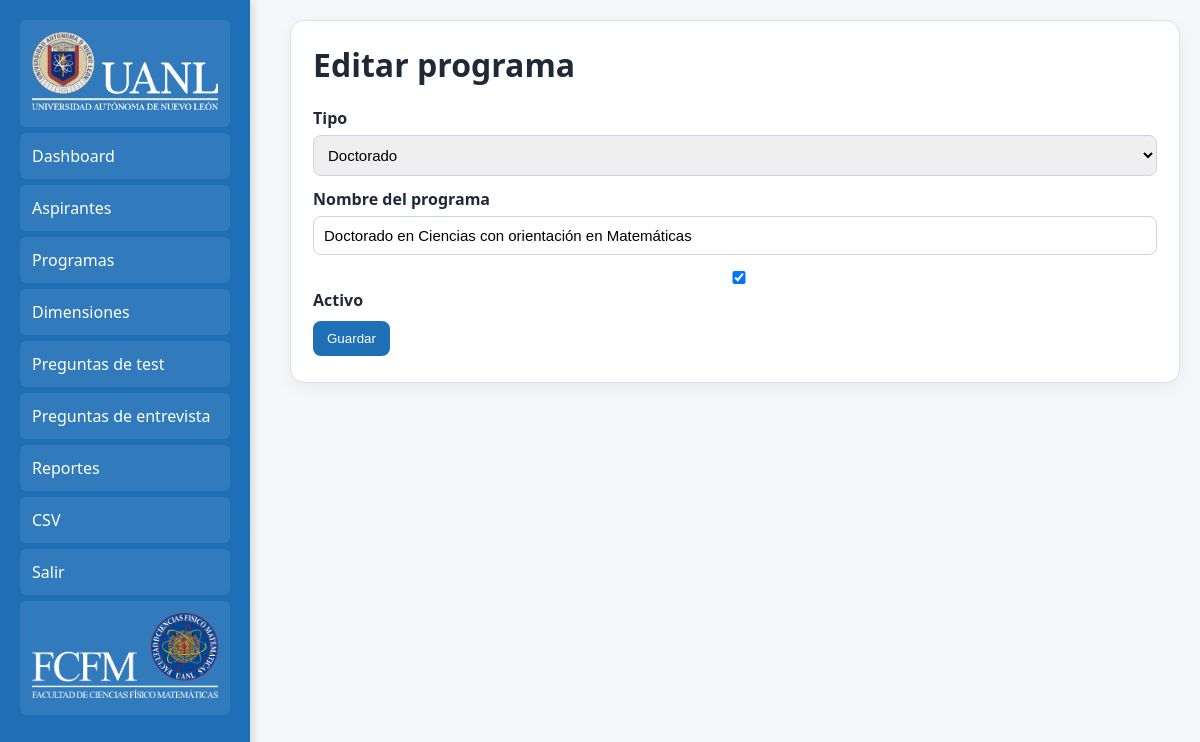
/admin/programa_form.php?id=8 (signed in), run on the app's committed database.
### tables this page shows
CREATE TABLE programas (
 id INT AUTO_INCREMENT PRIMARY KEY,
 nombre VARCHAR(220) NOT NULL UNIQUE,
 tipo ENUM('Maestría','Doctorado') NOT NULL DEFAULT 'Maestría',
 activo TINYINT(1) DEFAULT 1,
 created_at TIMESTAMP DEFAULT CURRENT_TIMESTAMP
);

### includes/functions.php (called while the page is built, shortened)
<?php
function h($s){ return htmlspecialchars((string)$s, ENT_QUOTES, 'UTF-8'); }
?>

### admin/programa_form.php (the view, shortened to what this page needs)
<?php
	require_once __DIR__.'/../includes/db.php';
	require_once __DIR__.'/../includes/functions.php';
	$id = $_GET['id']??null;
	$p=['nombre'=>'','tipo'=>'Maestría','activo'=>1];
	if($id)
		{
			$st = $pdo->prepare('SELECT * FROM programas WHERE id=?');
			$st->execute([$id]);
			$p = $st->fetch();
		}
?>
<!doctype html>
<html lang="es">
	<head>
		<link rel="stylesheet" href="../assets/style.css">
	</head>
	<body>
		<?php
			include '_nav.php';
		?>
		<div class="container">
			<div class="card">
				<h1><?= $id?'Editar':'Nuevo' ?> programa</h1>
				<form method="post">
					<label>Tipo</label>
					<select name="tipo" required>
						<option value="Doctorado" <?=$p['tipo']==='Doctorado'?'selected':''?>>Doctorado</option>
					</select>
					<label>Nombre del programa</label>
					<input name="nombre" value="<?=h($p['nombre'])?>" required>
					<label>
						<input type="checkbox" name="activo" <?=$p['activo']?'checked':''?>> Activo
					</label>
					<button>Guardar</button>
				</form>
			</div>
		</div>
	</body>
</html>

### assets/style.css (style rules this page uses)
:root { --fcfm-blue:#1F6FB6; --fcfm-blue-dark:#154F81; --fcfm-gold:#FFA600; --fcfm-gold-dark:#d98d00; --fcfm-black:#010203; --bg:#F5F7FA; --card:#FFFFFF; --text:#1f2937; --muted:#6b7280; --primary:#0f766e; --danger:#b91c1c; --border:#D7E1EA; }
* { box-sizing:border-box }
body { font-family:Segoe UI, sans-serif; background:#f5f7fb; color:var(--text); margin:0 }
.container { max-width:1100px; margin-left: 270px; padding:20px }
.card { background:var(--card); border-top:4px solid var(--fcfm-gold); border:1px solid var(--border); border-radius:14px; padding:22px; margin-bottom:18px; box-shadow:0 6px 18px #0000000d }
h1,h2,h3 { margin-top:0 }
label { display:block; margin:12px 0 6px; font-weight:bold }
input,select,textarea { width:100%; padding:10px; border:1px solid #cbd5e1; border-radius:8px; font-size:15px }
.btn,button { display:inline-block; background:var(--fcfm-blue); color:white; padding:10px 14px; border:0; border-radius:8px; text-decoration:none; cursor:pointer; margin:4px 4px 4px 0 }

### data on the page
programas: tipo "Doctorado", nombre "Doctorado en Ciencias con orientación en Matemáticas", activo "☑"
